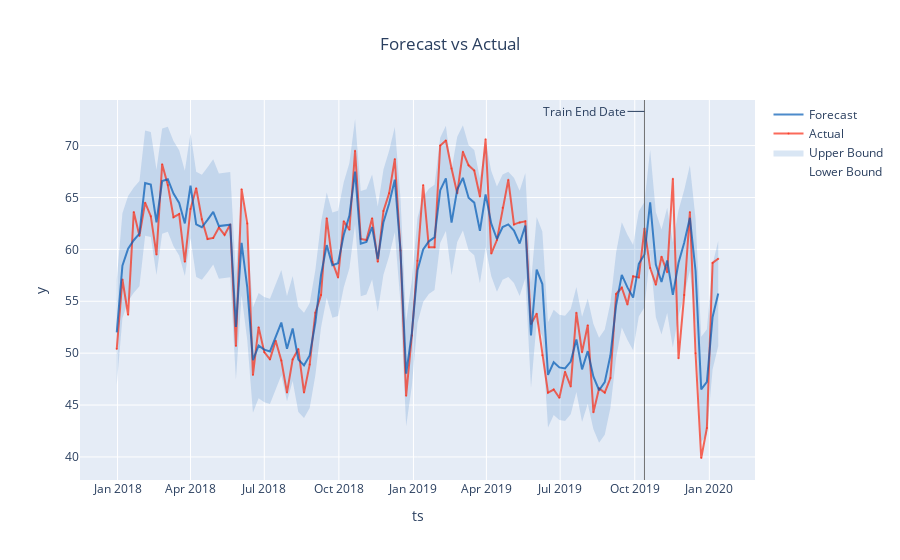
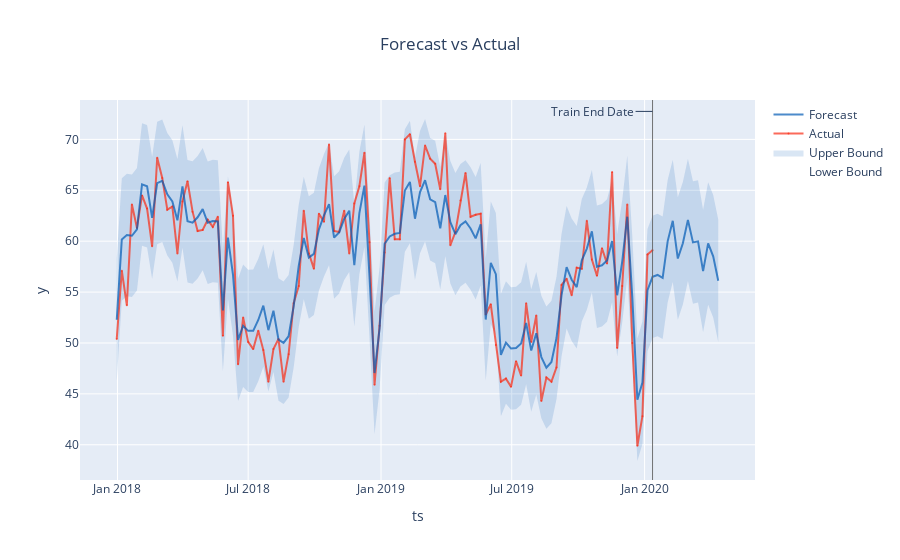
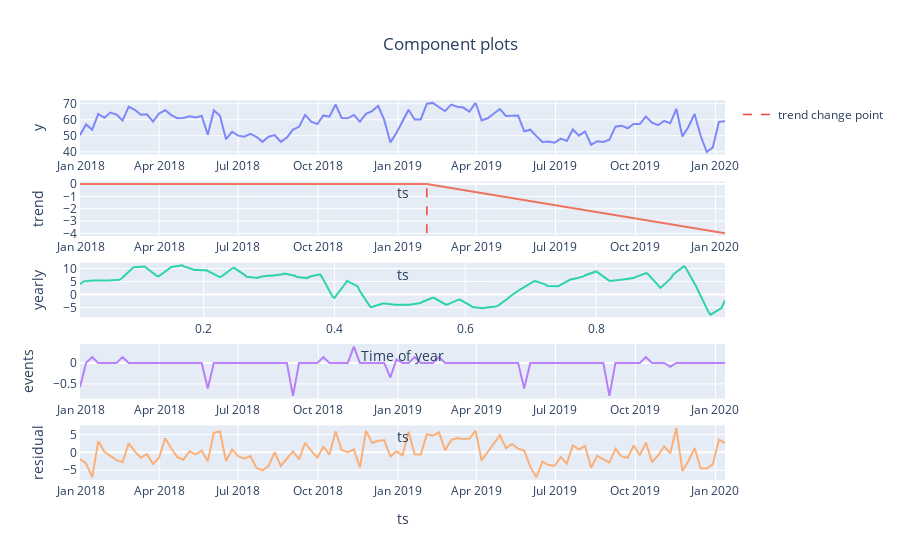

Source (notebook cell) for these figures, in order:
### Code cell
greykite_fit_explore(combined_states_begining_covid, 'depression')
